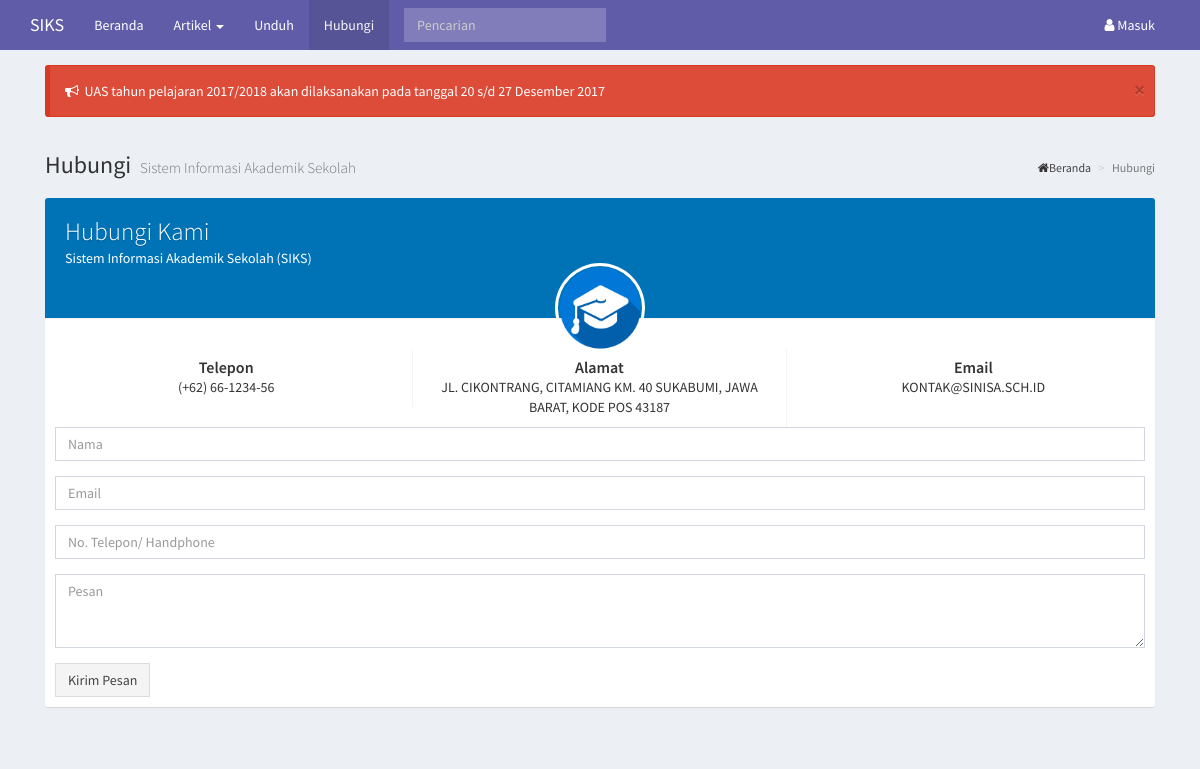
The app's page /index.php?p=Hubungi with its own data.
### tables this page shows
CREATE TABLE `tbl_pengumuman` (
  `pengumuman_id` int(5) NOT NULL,
  `pengumuman_isi` text NOT NULL,
  `pengumuman_status` varchar(20) NOT NULL
);

CREATE TABLE `tbl_sekolah` (
  `sekolah_id` int(11) NOT NULL,
  `sekolah_profil` text NOT NULL,
  `sekolah_visimisi` text NOT NULL,
  `sekolah_organisasi` text NOT NULL,
  `sekolah_alamat` text NOT NULL,
  `sekolah_tlp` varchar(20) NOT NULL,
  `sekolah_email` varchar(30) NOT NULL
);

### index.php (the view, shortened to what this page needs)
<?php
include 'konfigurasi/konfigurasi.php';
?>
<html>
  <head>
    <link rel="stylesheet" href="assets/bower_components/bootstrap/dist/css/bootstrap.min.css">
    <link rel="stylesheet" href="assets/bower_components/font-awesome/css/font-awesome.min.css">
    <link rel="stylesheet" href="assets/bower_components/Ionicons/css/ionicons.min.css">
    <link rel="stylesheet" href="assets/bower_components/select2/dist/css/select2.min.css">
    <link rel="stylesheet" href="assets/bower_components/morris.js/morris.css">
    <link rel="stylesheet" href="assets/dist/font-awesome-animation.min.css">
    <link rel="stylesheet" href="assets/bower_components/jvectormap/jquery-jvectormap.css">
    <link rel="stylesheet" href="assets/bower_components/bootstrap-datepicker/dist/css/bootstrap-datepicker.min.css">
    <link rel="stylesheet" href="assets/bower_components/bootstrap-daterangepicker/daterangepicker.css">
    <link rel="stylesheet" href="assets/plugins/bootstrap-wysihtml5/bootstrap3-wysihtml5.min.css">
    <link rel="stylesheet" href="assets/dist/css/AdminLTE.min.css">
    <link rel="stylesheet" href="assets/dist/css/skins/_all-skins.min.css">
  </head>
  <body class="hold-transition skin-purple layout-top-nav">
    <div class="wrapper">
      <header class="main-header">
        <nav class="navbar navbar-static-top">
          <div class="container">
            <div class="navbar-header">
              <a href="index.php" class="navbar-brand">SIKS</a>
            </div>
            <div class="collapse navbar-collapse pull-left" id="navbar-collapse">
              <ul class="nav navbar-nav">
                <li id="m_beranda"><a href="index.php">Beranda</a></li>
                <li id="m_artikel" class="dropdown">
                  <a href="#" class="dropdown-toggle" data-toggle="dropdown">Artikel <span class="caret"></span></a>
                </li>
                <li id="m_unduh"><a href="index.php?p=Unduh">Unduh</a></li>
                <li id="m_hubungi"><a href="index.php?p=Hubungi">Hubungi</a></li>
              </ul>
              <form class="navbar-form navbar-left" role="search" action="index.php?p=Pencarian" method="post">
                <div class="form-group">
                  <input type="text" class="form-control" id="navbar-search-input" name="artikel_judul" placeholder="Pencarian">
                </div>
              </form>
            </div>
            <div class="navbar-custom-menu">
              <ul class="nav navbar-nav">
                <li id="m_kontak" class="dropdown tasks-menu">
                  <a href="index.php?p=Masuk" title="Masuk siaksi"><i class="fa fa-user"></i> Masuk</a>
                </li>
              </ul>
            </div>
          </div>
        </nav>
      </header>
      <div class="content-wrapper">
        <div class="container">
          <section class="content">
            <?php
            $ambil_pengumuman = mysqli_query($koneksi, "SELECT * FROM tbl_pengumuman WHERE pengumuman_status='publish' ORDER BY pengumuman_id DESC");
            $pengumuman=mysqli_fetch_array($ambil_pengumuman);
            ?>
            <div class="callout alert alert-danger alert-dismissible">
              <button type="button" class="close" data-dismiss="alert" aria-hidden="true">&times;</button>
              <i class="fa fa-bullhorn faa-tada animated"></i>&nbsp;
              <?=$pengumuman['pengumuman_isi'];?>
            </div>
            <div class="row">
              <?php
              if (empty($_GET['p'])) {
                include 'halaman/beranda.php';
              } else if ($_GET['p'] == 'Artikel') {
                include 'halaman/artikel.php';
              } else if ($_GET['p'] == 'Masuk') {
                include 'halaman/login.php';
              } else if ($_GET['p'] == 'Unduh') {
                include 'halaman/download.php';
              } else if ($_GET['p'] == 'Hubungi') {
                include 'halaman/kontak.php';
              } else if ($_GET['p'] == 'Pencarian') {
                include 'halaman/pencarian.php';
              } else {
                include 'halaman/404.php';
              }
              ?>
            </div>
          </section>
        </div>
      </div>
    </div>
  </body>
</html>

### halaman/kontak.php (shortened to what this page needs)
<section class="content-header">
  <h1>
    Hubungi
    <small>Sistem Informasi Akademik Sekolah</small>
  </h1>
  <ol class="breadcrumb">
    <li><i class="fa fa-home"></i><a href="index.php">Beranda</a></li>
    <li class='active'>Hubungi</li>
  </ol>
</section>
<br>
        <div class="col-md-12">
          <?php
          $ambil_kontak = mysqli_query($koneksi, "SELECT * FROM tbl_sekolah ORDER BY sekolah_id LIMIT 1");
          $kontak       = mysqli_fetch_array($ambil_kontak);
          ?>
          <div class="box box-widget widget-user">
            <div class="widget-user-header bg-blue">
              <h3 class="widget-user-username">Hubungi Kami</h3>
              <h5 class="widget-user-desc">Sistem Informasi Akademik Sekolah (SIKS)</h5>
            </div>
            <div class="widget-user-image">
              <img class="img-circle" src="img/icon-siks.png" alt="User Avatar">
            </div>
            <div class="box-footer">
              <div class="row">
                <div class="col-sm-4 border-right">
                  <div class="description-block">
                    <h5 class="description-header">Telepon</h5>
                    <span class="description-text"><?php echo $kontak['sekolah_tlp']; ?></span>
                  </div>
                </div>
                <div class="col-sm-4 border-right">
                  <div class="description-block">
                    <h5 class="description-header">Alamat</h5>
                    <span class="description-text"><?php echo $kontak['sekolah_alamat']; ?></span>
                  </div>
                </div>
                <div class="col-sm-4">
                  <div class="description-block">
                    <h5 class="description-header">Email</h5>
                    <span class="description-text"><?php echo $kontak['sekolah_email']; ?></span>
                  </div>
                </div>
                <br>
                <form class="shake" data-toggle="validator" role="form" method="post">
                  <div class="col-md-12">
                    <div class="form-group">
                      <input class="form-control" placeholder="Nama" name="buku_nama" required="" type="text">
                    </div>
                    <div class="form-group">
                      <input class="form-control" name="buku_email" placeholder="Email" required="" type="email">
                    </div>
                    <div class="form-group">
                      <input class="form-control" name="buku_tlp" placeholder="No. Telepon/ Handphone" required="" type="text">
                    </div>
                    <div class="form-group">
                      <textarea class="form-control" name="buku_pesan" placeholder="Pesan" required="" rows="3"></textarea>
                    </div>
                  </div>
                  <div class="col-md-12">
                    <button class="btn btn-default btn-flat" name="kirim_bukutamu" type="submit">Kirim Pesan</button>
                  </div>
                </form>
            </div>
          </div>
        </div>

### records on screen
tbl_pengumuman: pengumuman_isi "UAS tahun pelajaran 2017/2018 akan dilaksanakan pada tanggal 20 s/d 27 Desember 2017"
tbl_sekolah: sekolah_tlp "(+62) 66-1234-56", sekolah_alamat "JL. CIKONTRANG, CITAMIANG KM. 40 SUKABUMI, JAWA BARAT, KODE POS 43187", sekolah_email "KONTAK@SINISA.SCH.ID"
